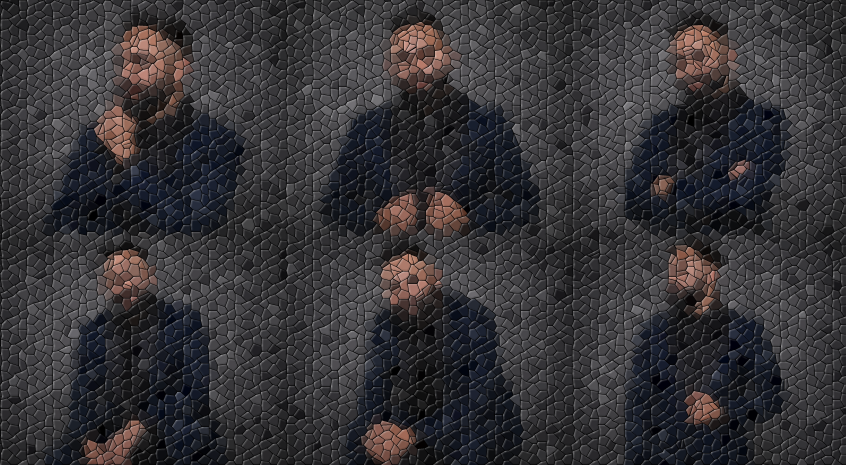
#> input picture assets/img/hero-bg.jpg, 1691 x 930 px, given in place of logo_color_clear.png, which was not available (shown at 1/2 size)
$ python generate_two_cents_og.py
#> lines starting #> are read from the running program, lines starting #| are printed output that depends on the picture; pictures that were not available may be replaced by others from this repository, and a replacement may not be noted
#!/usr/bin/env python3
"""Generate 2-Cents Open Graph cards (1200×627) from a fixed brand grammar.

Usage:
  .venv-og/bin/python scripts/generate_two_cents_og.py
  .venv-og/bin/python scripts/generate_two_cents_og.py --title "My Title" --out assets/img/two-cents/og-my-slug.png
"""

from __future__ import annotations

import argparse
from pathlib import Path

from PIL import Image, ImageDraw, ImageFont

ROOT = Path(__file__).resolve().parents[1]
LOGO_PATH = ROOT / "assets" / "img" / "logo_color_clear.png"
OUT_DIR = ROOT / "assets" / "img" / "two-cents"

# Dark-theme tokens (match site CSS)
BG = (15, 23, 42)  # #0f172a
FG = (232, 238, 248)  # #e8eef8
MUTED = (148, 163, 184)  # #94a3b8
ACCENT = (77, 184, 232)  # #4db8e8
RULE = (77, 184, 232)

WIDTH, HEIGHT = 1200, 627
PAD = 64

DEFAULTS = [
    ("Building an Org Monorepo", "og-building-an-org-monorepo.png"),
    ("MLOps Deployment Strategies", "og-mlops-deployment-strategies.png"),
    ("Agentic AI Fundamentals", "og-agentic-ai-fundamentals.png"),
    ("Zero to One", "og-zero-to-one.png"),
    ("Fine-Tuning LLMs", "og-fine-tuning-llms.png"),
    ("WikiSkill", "og-wiki-skill.png"),
]


def load_font(size: int, bold: bool = False) -> ImageFont.FreeTypeFont:
    candidates = [
        "/System/Library/Fonts/Supplemental/Arial Bold.ttf" if bold else "/System/Library/Fonts/Supplemental/Arial.ttf",
        "/Library/Fonts/Arial Bold.ttf" if bold else "/Library/Fonts/Arial.ttf",
        "/System/Library/Fonts/Helvetica.ttc",
    ]
    for path in candidates:
        try:
            return ImageFont.truetype(path, size=size)
        except OSError:
            continue
    return ImageFont.load_default()


def logo_for_dark_theme(src: Path, height: int = 88) -> Image.Image:
    """Place color logo on dark backgrounds (preserve navy/red brand mark)."""
    im = Image.open(src).convert("RGBA")
    ratio = height / im.height
    return im.resize((max(1, int(im.width * ratio)), height), Image.Resampling.LANCZOS)


def wrap_text(draw: ImageDraw.ImageDraw, text: str, font: ImageFont.ImageFont, max_width: int) -> list[str]:
    words = text.split()
    lines: list[str] = []
    current = ""
    for word in words:
        trial = f"{current} {word}".strip()
        if draw.textlength(trial, font=font) <= max_width:
            current = trial
        else:
            if current:
                lines.append(current)
            current = word
    if current:
        lines.append(current)
    return lines or [text]


def render_card(title: str, out_path: Path) -> None:
    img = Image.new("RGB", (WIDTH, HEIGHT), BG)
    draw = ImageDraw.Draw(img)

    # Left accent bar (brand rail)
    draw.rectangle((0, 0, 10, HEIGHT), fill=ACCENT)

    # Logo (top-left)
    logo = logo_for_dark_theme(LOGO_PATH, height=92)
    img.paste(logo, (PAD, PAD - 8), logo)

    # Series label (top-right)
    series_font = load_font(28, bold=True)
    series = "2-Cents"
    series_w = draw.textlength(series, font=series_font)
    draw.text((WIDTH - PAD - series_w, PAD + 18), series, font=series_font, fill=ACCENT)

    # Title (centered block)
    title_font = load_font(64, bold=True)
    max_title_w = WIDTH - PAD * 2
    lines = wrap_text(draw, title, title_font, max_title_w)
    line_h = 74
    block_h = len(lines) * line_h
    y = (HEIGHT - block_h) // 2 - 10
    for line in lines:
        w = draw.textlength(line, font=title_font)
        draw.text(((WIDTH - w) / 2, y), line, font=title_font, fill=FG)
        y += line_h

    # Accent rule under title
    rule_w = 120
    rule_y = y + 8
    draw.rectangle(
        ((WIDTH - rule_w) / 2, rule_y, (WIDTH + rule_w) / 2, rule_y + 4),
        fill=RULE,
    )

    # Footer: author + site
    footer_font = load_font(26, bold=False)
    author = "Amirhessam Tahmassebi"
    site = "amirhessam.com"
    draw.text((PAD, HEIGHT - PAD - 10), author, font=footer_font, fill=MUTED)
    site_w = draw.textlength(site, font=footer_font)
    draw.text((WIDTH - PAD - site_w, HEIGHT - PAD - 10), site, font=footer_font, fill=MUTED)

    out_path.parent.mkdir(parents=True, exist_ok=True)
    img.save(out_path, format="PNG", optimize=True)
    print(f"wrote {out_path.relative_to(ROOT)} ({WIDTH}x{HEIGHT})")


def main() -> None:
    parser = argparse.ArgumentParser(description=__doc__)
    parser.add_argument("--title", help="Article title for a single card")
    parser.add_argument("--out", type=Path, help="Output PNG path")
    args = parser.parse_args()

    if args.title:
        out = args.out or (OUT_DIR / "og-custom.png")
        render_card(args.title, out if out.is_absolute() else ROOT / out)
        return

    for title, filename in DEFAULTS:
        render_card(title, OUT_DIR / filename)
#> in render_card, `img = Image.new("RGB", (WIDTH, HEIGHT), BG)`:
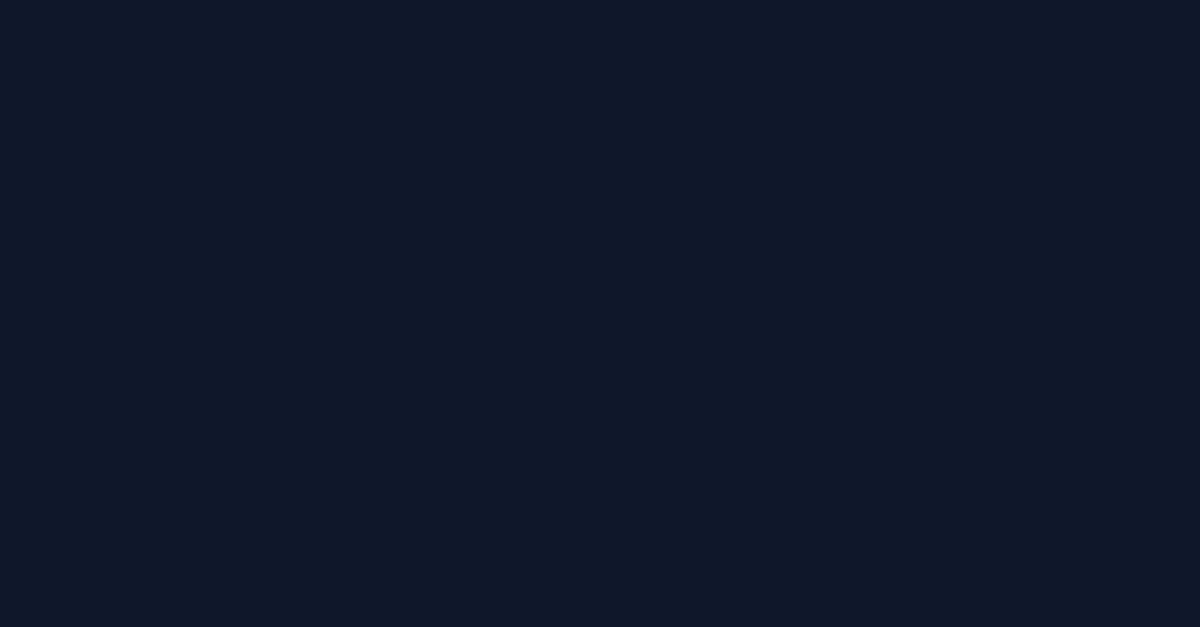
#> img: PIL image 1200x627 RGB; mean R, G, B 15, 23, 42
#> in logo_for_dark_theme, `return im.resize((max(1, int(im.width * ratio)), height), Image.Resamp..`:
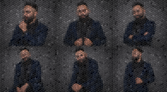
#> returned value: PIL image 167x92 RGBA; mean R, G, B, A 53.5, 51.7, 54.7, 255
#> in render_card, `img.paste(logo, (PAD, PAD - 8), logo)`:
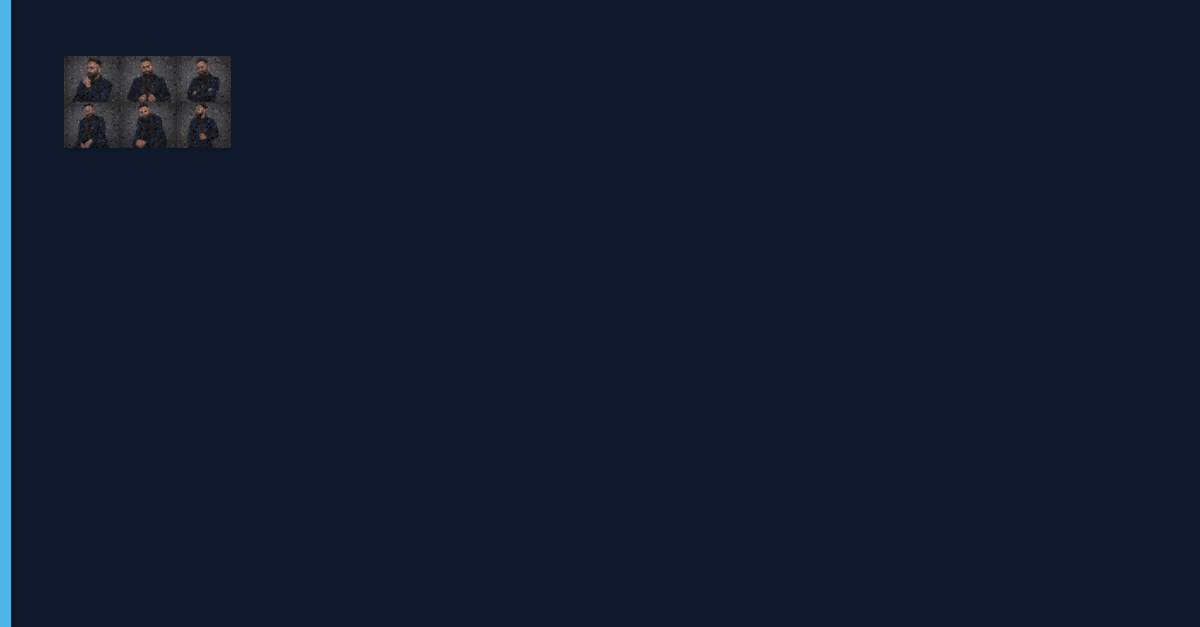
#> img: PIL image 1200x627 RGB; mean R, G, B 16.4, 25.1, 44
#> in render_card, `series_w = draw.textlength(series, font=series_font)`: series_w = 108
#> in render_card, `lines = wrap_text(draw, title, title_font, max_title_w)`: lines = ['Building an Org Monorepo']
#> in render_card, `block_h = len(lines) * line_h`: block_h = 74
#> in render_card, `y = (HEIGHT - block_h) // 2 - 10`: y = 266
#> the loop in render_card, `for line in lines:` made 1 pass
#> (line, w, y) on pass 1: ('Building an Org Monorepo', 834.8, 340)
#> after the loop in render_card, `for line in lines:`: y = 340
#> in render_card, `rule_y = y + 8`: rule_y = 348
#> in render_card, `site_w = draw.textlength(site, font=footer_font)`: site_w = 223.4
#> in render_card, `img.save(out_path, format="PNG", optimize=True)`:
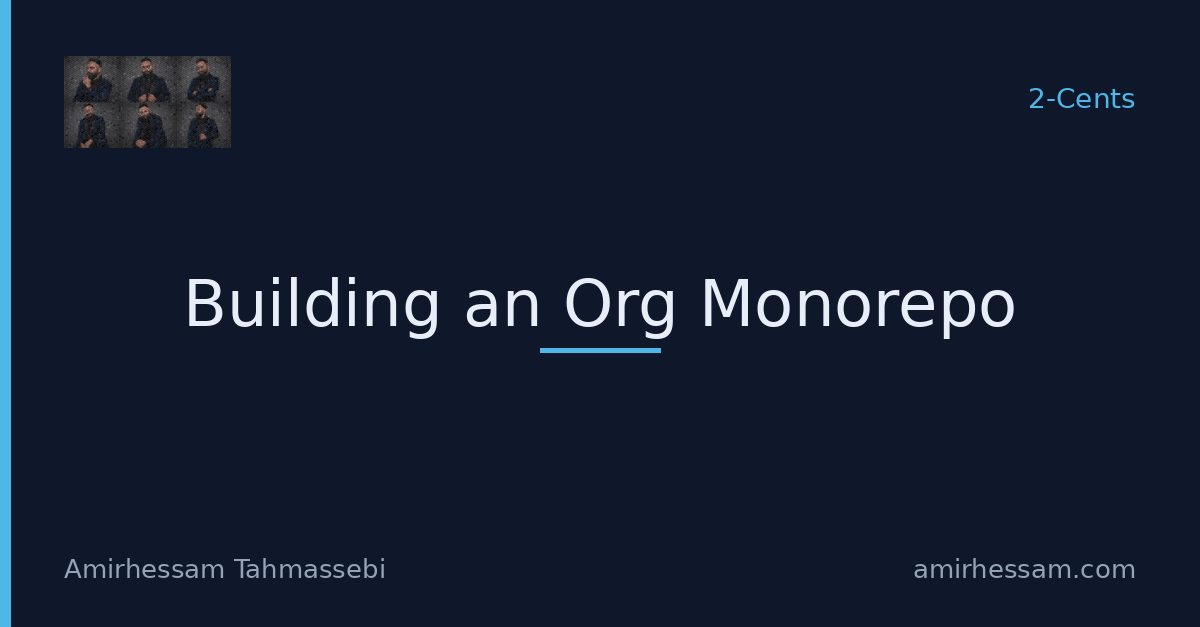
#> saved as og-building-an-org-monorepo.png: PIL image 1200x627 RGB; mean R, G, B 20.2, 29.1, 47.9


if __name__ == "__main__":
    main()
